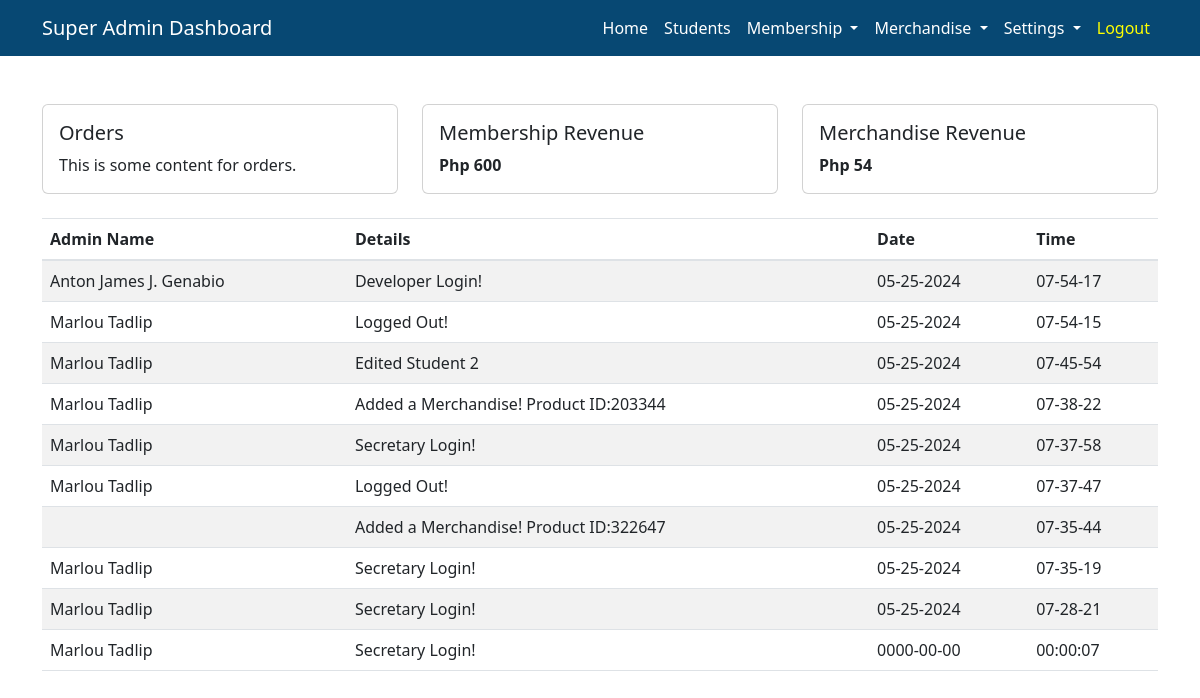
Page /Admin/SuperAdminDashboard.php (signed in) on the committed database.
### tables this page shows
CREATE TABLE `logs` (
  `log_id` int(11) NOT NULL,
  `log_name` varchar(100) NOT NULL,
  `log_details` varchar(255) NOT NULL,
  `log_date` varchar(20) NOT NULL,
  `log_time` varchar(20) NOT NULL
);

### Backend/BackendAdmin.php (called while the page is built, shortened)
<?php
function retrieve_logs(){
    $db = Database::getInstance();
    $conn = $db->getConnection();
    $sql = "SELECT * FROM logs ORDER BY log_id desc";
    $result = $conn->query($sql);
    if (mysqli_num_rows($result) > 0) {
        $logs = [];
        while ($row = mysqli_fetch_array($result)) {
            $logs[] = $row;
        }
    }
    return $logs;
}
function membershipProfit(){
    $db = Database::getInstance();
    $conn = $db->getConnection();
    $sqlProfit = "SELECT COUNT(sub_id) as total from sub_report;";
        $profit = mysqli_query($conn,$sqlProfit);
        $revenue = mysqli_fetch_array($profit, MYSQLI_ASSOC);
        if($revenue['total']!= null){
            $totalRevenue = $revenue['total'];
        }
         return $totalRevenue;
}
?>

### Admin/SuperAdminDashboard.php (the view, shortened to what this page needs)
<?php
require '../Controller/ControllerSuperAdmin.php';
$totalRevenue = profit();
$membershipProfit = membershipProfit();
$logs = retrieve_logs();
?>
<!DOCTYPE html>
<html lang="en">
<head>
    <link href="https://cdn.jsdelivr.net/npm/bootstrap@5.3.0-alpha1/dist/css/bootstrap.min.css" rel="stylesheet">
</head>
<body>
    <div class="container mt-5">
        <div class="row">
            <div class="col-md-4 mb-4">
                <div class="card">
                    <div class="card-body">
                        <h5 class="card-title">Orders</h5>
                        <p class="card-text">This is some content for orders.</p>
                    </div>
                </div>
            </div>
            <div class="col-md-4 mb-4">
                <div class="card">
                    <div class="card-body">
                        <h5 class="card-title">Membership Revenue</h5>
                        <p class="card-text"><strong>Php <?php echo ($membershipProfit * 50) ?></strong> </p>
                    </div>
                </div>
            </div>
            <div class="col-md-4 mb-4">
                <div class="card">
                    <div class="card-body">
                        <h5 class="card-title">Merchandise Revenue</h5>
                        <p class="card-text"><strong> Php <?php echo $totalRevenue ?></strong> </p>
                    </div>
                </div>
            </div>
        </div>
    </div>
    <div class="container">
        <table id="example" class="table table-striped table-hover  table-responsive-lg " style="width:100%; overflow:auto">
            <thead>
                <tr>
                    <th>Admin Name</th>
                    <th>Details</th>
                    <th>Date</th>
                    <th>Time</th>
                </tr>
            </thead>
            <tbody>
                <?php foreach ($logs as $loggings) : ?>
                    <tr>
                        <td><?php echo $loggings['log_name']; ?></td>
                        <td><?php echo $loggings['log_details']; ?></td>
                        <td><?php echo $loggings['log_date']; ?></td>
                        <td><?php echo $loggings['log_time']; ?></td>
                    </tr>
                <?php endforeach; ?>
            </tbody>
        </table>
</body>
</html>

### rows in the picture
logs: log_name "Anton James J. Genabio", log_details "Developer Login!", log_date "05-25-2024", log_time "07-54-17"
logs: log_name "Marlou Tadlip", log_details "Logged Out!", log_date "05-25-2024", log_time "07-54-15"
logs: log_name "Marlou Tadlip", log_details "Edited Student 2", log_date "05-25-2024", log_time "07-45-54"
logs: log_name "Marlou Tadlip", log_details "Added a Merchandise! Product ID:203344", log_date "05-25-2024", log_time "07-38-22"
logs: log_name "Marlou Tadlip", log_details "Secretary Login!", log_date "05-25-2024", log_time "07-37-58"
logs: log_name "Marlou Tadlip", log_details "Logged Out!", log_date "05-25-2024", log_time "07-37-47"
logs: log_details "Added a Merchandise! Product ID:322647", log_date "05-25-2024", log_time "07-35-44"
logs: log_name "Marlou Tadlip", log_details "Secretary Login!", log_date "05-25-2024", log_time "07-35-19"
logs: log_name "Marlou Tadlip", log_details "Secretary Login!", log_date "05-25-2024", log_time "07-28-21"
logs: log_name "Marlou Tadlip", log_details "Secretary Login!", log_date "0000-00-00", log_time "00:00:07"

### other values in the picture
$membershipProfit * 50 "600"
$totalRevenue "54"
